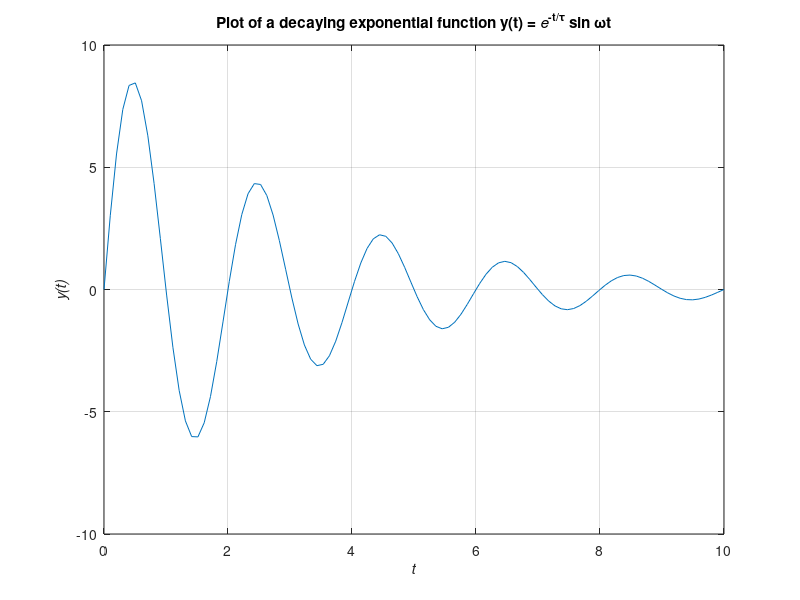

Write the MATLAB code that produced this figure.
% EoMP Example 3.2
% Problem statement: 
% Plot a decaying exponential function where the time constant is 3 s and 
% the radial velocity is pi rad/s over the range 0 <= t <= 10 s. Include
% the plotted equation in the title of the plot, and label the axes
% properly.

t = linspace(0,10);
t_const = 3;
rad_vel = pi;

y = 10 .* exp(1) .^ (-t ./ t_const) .* sin(rad_vel .* t);
plot(t,y);
title('Plot of a decaying exponential function y(t) = {\ite}^{-t/\tau} sin \omegat');
xlabel('\itt');
ylabel('\ity(t)');
grid on;
